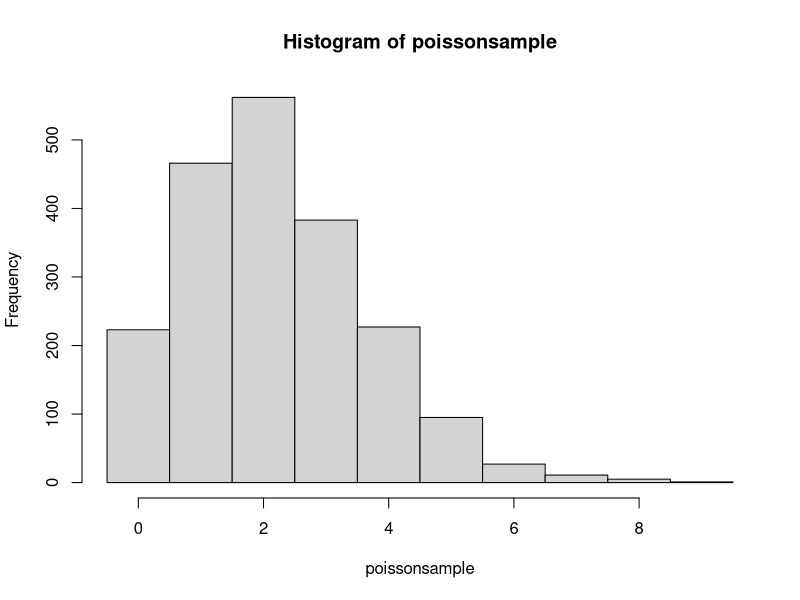

R code for this plot:
##### 7 #####
set.seed(01191984)
poissonsample <- rpois(2000, 2.2)

##### 8 #####
hist(poissonsample, breaks=seq(-0.5, max(poissonsample)+0.5, 1))

##### 9 #####
mean(poissonsample)

##### 10 #####
sd(poissonsample)

##### 11 #####
poiss.prob <- ecdf(poissonsample)
poiss.prob(1)

##### 12 #####
for(i in 0:max(poissonsample)){
  if(poiss.prob(i) > 0.25){
    print(paste("first quantile is", i))
    break
  }
}
for(i in 0:max(poissonsample)){
  if(poiss.prob(i) > 0.5){
    print(paste("median is", i))
    break
  }
}
for(i in 0:max(poissonsample)){
  if(poiss.prob(i) > 0.75){
    print(paste("third quantile is", i))
    break
  }
}
max(poissonsample)
min(poissonsample)

##### 13 #####
quantile(poissonsample)
